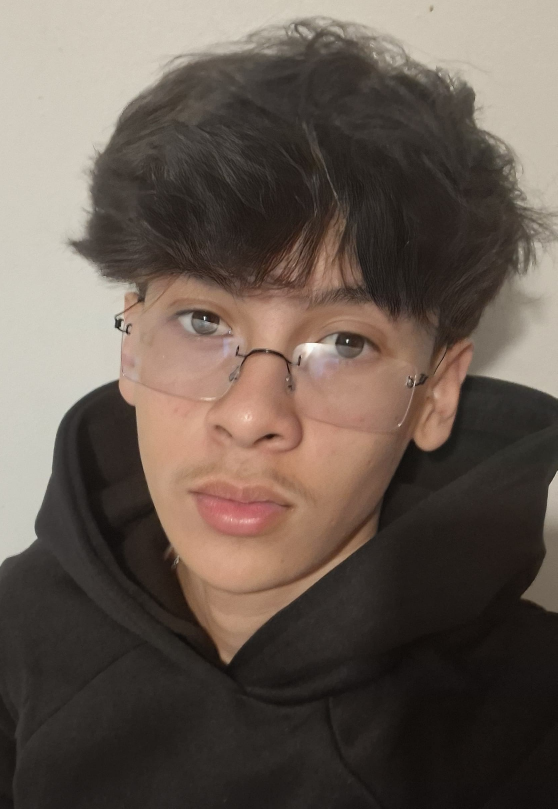
#> input picture assets/source/portrait.png, 1672 x 2426 px (shown at 1/3 size)
$ python build_profile.py
#> lines starting #> are read from the running program, lines starting #| are printed output that depends on the picture; after the words box and inside, x2 and y2 are one past the last pixel; in counts of white or black regions, pixels touching at a corner belong together
#!/usr/bin/env python3
"""Sample Juan's source photograph into ASCII and render self-contained SVGs."""
from __future__ import annotations
from pathlib import Path
from html import escape
import hashlib
import random
from PIL import Image, ImageOps, ImageEnhance, ImageFilter, ImageDraw, ImageFont, ImageChops

ROOT = Path(__file__).resolve().parents[1]
SOURCE = ROOT / 'assets/source/portrait.png'
FONT = "'Liberation Mono', 'DejaVu Sans Mono', Consolas, 'Courier New', monospace"
COLORS = {'bg':'#0c111b','panel':'#101723','bar':'#141d2b','border':'#293547','text':'#e6edf3',
          'muted':'#8796ac','dim':'#53647c','blue':'#66aaff','cyan':'#68d9e9','orange':'#f4ae72'}
# Current source is the final photo, cropped at native resolution to 1672 x 2426.
# Original upload crop: (120, 70, 1792, 2496), preserving the complete hairstyle.
CROP = (0, 0, 1672, 2426)
SILHOUETTES = [
    [
        (200, 736), (232, 676), (251, 612), (245, 545), (270, 463), (308, 390),
        (370, 320), (443, 259), (520, 206), (615, 162), (722, 127), (790, 78),
        (883, 46), (960, 57), (1047, 84), (1120, 98), (1197, 131), (1305, 159),
        (1395, 201), (1450, 230), (1480, 284), (1520, 329), (1510, 381), (1560, 439),
        (1590, 522), (1580, 584), (1630, 640), (1656, 705), (1669, 750), (1634, 795),
        (1610, 865), (1564, 926), (1530, 955), (1480, 1033), (1420, 1064), (1402, 1093),
        (1421, 1125), (1480, 1136), (1570, 1150), (1672, 1190), (1672, 1510), (1640, 1630),
        (1587, 1717), (1650, 1760), (1672, 1850), (1672, 2426), (0, 2426), (0, 1665),
        (63, 1637), (108, 1593), (100, 1540), (123, 1441), (140, 1342), (170, 1250),
        (232, 1194), (310, 1152), (346, 1140), (352, 1074), (350, 1010), (344, 953),
        (348, 905), (372, 875), (385, 855), (340, 831), (292, 807), (247, 784),
    ]
]
COLS = 144
ADVANCE = 448 / COLS
LINE = 650 / 128
ROWS = round((CROP[3]-CROP[1])/(CROP[2]-CROP[0])*COLS*ADVANCE/LINE)
RAMP = ' .,:;!iIl1tfjr/\\|()[]{}<>+*rxnvuzXYUJCLQ0OZmwqpdbkhao#MW&8%B@$'


def calibrated_glyphs():
    candidates = [Path('/usr/share/fonts/liberation/LiberationMono-Regular.ttf'),
                  Path('C:/Windows/Fonts/consola.ttf'),
                  Path('/usr/share/fonts/truetype/dejavu/DejaVuSansMono.ttf')]
    font_path = next((p for p in candidates if p.is_file()), None)
    if font_path is None:
        raise SystemExit('Install Liberation Mono / DejaVu Sans Mono, or supply Consolas on Windows.')
    font = ImageFont.truetype(str(font_path), 24)
    values = []
    for char in dict.fromkeys(RAMP):
        tile = Image.new('L', (15, 30))
        ImageDraw.Draw(tile).text((0, 0), char, fill=255, font=font)
        values.append((sum(tile.tobytes())/(255*15*30), char))
    return sorted(values)

INFO = [
 ('Name', ['Juan Pablo Morais Stein']),
 ('Age', ['18 years old']),
 ('Location', ['Gaspar, Santa Catarina, Brazil']),
 ('Education', ['Computer Science Student at FURB']),
 ('OS', ['Omarchy / Arch Linux']),
 ('Editor', ['Visual Studio Code']),
 ('Focus', ['Web Development']),
 ('Programming Languages', ['Java']),
 ('Languages', ['Portuguese (Native)']),
]


def foreground_mask(source):
    rough=Image.new('L',source.size)
    for silhouette in SILHOUETTES:
        ImageDraw.Draw(rough).polygon(silhouette,fill=255)
    rough=rough.filter(ImageFilter.GaussianBlur(5))
    # Refine only the outer band: the wall is light and neutral, unlike dark
    # hair/hoodie and warm skin. The untouched core protects eyes and glasses.
    small=rough.resize((source.width//8,source.height//8),Image.Resampling.LANCZOS)
    core=small.filter(ImageFilter.MinFilter(21)).resize(source.size,Image.Resampling.BILINEAR)
    core=core.point(lambda value:255 if value>252 else 0)
    gray=ImageOps.grayscale(source)
    dark=gray.point(lambda value:max(0,min(255,round((180-value)*255/35))))
    red,green,blue=source.split()
    warmth=ImageChops.subtract(red,green).point(lambda value:max(0,min(255,round((value-10)*255/12))))
    gold=ImageChops.subtract(green,blue).point(lambda value:max(0,min(255,round((value-6)*255/10))))
    skin=ImageChops.darker(warmth,gold)
    edge=ImageChops.multiply(rough,ImageChops.lighter(dark,skin))
    return ImageChops.lighter(core,edge).filter(ImageFilter.GaussianBlur(1.2))


def portrait():
    source = Image.open(SOURCE).convert('RGB')
    mask = foreground_mask(source)
    cut = source.crop(CROP)
    matte = mask.crop(CROP).resize((COLS,ROWS),Image.Resampling.LANCZOS)
    gray = ImageOps.autocontrast(ImageOps.grayscale(cut),cutoff=(1,1))
    gray = ImageEnhance.Contrast(gray).enhance(1.22)
    gray = gray.filter(ImageFilter.UnsharpMask(radius=8, percent=130, threshold=3))
    tone = gray.resize((COLS,ROWS),Image.Resampling.LANCZOS)
    # The actual photo supplies the geometry and every tonal sample.
    chars, inks = [], []
    glyphs=calibrated_glyphs()
    for row in range(ROWS):
        text, colors = '', []
        for col in range(COLS):
            alpha = matte.getpixel((col,row))/255
            value = (tone.getpixel((col,row))/255)**.65
            if alpha < .4:
                text += ' ';colors.append(None);continue
            ink = (.14 + .86*value**.8)*glyphs[-1][0]
            char = min(glyphs,key=lambda item:abs(item[0]-ink))[1]
            text += char
            # Cool hair/shadows, warm face highlights: restrained terminal colors.
            stops = [(89,126,164),(116,169,195),(166,199,207),(217,207,188),(248,225,195)]
            bucket = min(4,int(value*5))
            rgb=stops[bucket]
            # Feather the real shoulder/neck outline instead of cutting a hard edge.
            strength=min(1,alpha/.95)
            rgb=tuple(round(bg+(fg-bg)*strength) for bg,fg in zip((13,20,31),rgb))
            colors.append('#%02x%02x%02x'%rgb)
        chars.append(text.rstrip());inks.append(colors)
    return chars,inks


def text(x,y,value,size=18,fill=None,weight=None,extra=''):
    return f'<text x="{x}" y="{y}" font-size="{size}" fill="{fill or COLORS["text"]}"'+(f' font-weight="{weight}"' if weight else '')+f' {extra}>{escape(value)}</text>'


def ascii_group(chars,inks,x,y,scale=1):
    elements=[f'<g aria-label="ASCII portrait converted from Juan’s own photograph" transform="translate({x} {y}) scale({scale})" font-size="5.185185" xml:space="preserve">']
    for row,line in enumerate(chars):
        spans=[];start=0
        while start < len(line):
            color=inks[row][start];end=start+1
            while end<len(line) and inks[row][end]==color:end+=1
            segment=line[start:end]
            if color and segment.strip():
                positions=' '.join(f'{index*ADVANCE:g}' for index in range(start,end))
                spans.append(f'<tspan x="{positions}" fill="{color}">{escape(segment)}</tspan>')
            start=end
        elements.append(f'<text y="{row*LINE:g}">'+''.join(spans)+'</text>')
    elements.append('</g>');return '\n'.join(elements)


def source_points(points):
    return ' '.join(f'{(x-CROP[0])/(CROP[2]-CROP[0])*448:.2f},{(y-CROP[1])/(CROP[3]-CROP[1])*ROWS*LINE:.2f}' for x,y in points)


def matrix_defs(width,height,mobile):
    # Fade the rain behind the information; keep the portrait and text in front.
    gradient = ('<linearGradient id="rain-strength" x1="0" y1="0" x2="0" y2="1">'
                '<stop offset="0" stop-color="white"/><stop offset="0.40" stop-color="white"/>'
                '<stop offset="0.45" stop-color="white" stop-opacity=".07"/>'
                '<stop offset="1" stop-color="white" stop-opacity=".07"/></linearGradient>') if mobile else (
                '<linearGradient id="rain-strength"><stop offset="0" stop-color="white"/>'
                '<stop offset=".41" stop-color="white"/><stop offset=".45" stop-color="white" stop-opacity=".07"/>'
                '<stop offset="1" stop-color="white" stop-opacity=".07"/></linearGradient>')
    result = [gradient,
       f'<clipPath id="rain-bounds"><rect x="18" y="137" width="{width-36}" height="{height-208}" rx="8"/></clipPath>',
       f'<mask id="rain-mask" maskUnits="userSpaceOnUse" x="0" y="0" width="{width}" height="{height}"><rect width="{width}" height="{height}" fill="url(#rain-strength)"/></mask>']
    return ''.join(result)


def binary_stream(x,y,step,count,rng,animated=False,distance=0,duration=12,opacity=.4,size=12):
    digits=''.join(rng.choice('01') for _ in range(count))
    spans=''.join(f'<tspan x="{x:g}" y="{y+i*step:g}" fill="{("#99ffbf" if i==count-1 else "#31d971")}" opacity="{.22+.78*(i/(count-1))**1.8:.2f}">{digit}</tspan>' for i,digit in enumerate(digits))
    animation=(f'<animateTransform attributeName="transform" type="translate" from="0 {-count*step-40:g}" '
               f'to="0 {distance:g}" dur="{duration:g}s" begin="{-rng.uniform(0,duration):.2f}s" repeatCount="indefinite"/>') if animated else ''
    return f'<g opacity="{opacity}" font-size="{size}">{animation}<text>{spans}</text></g>'


def matrix_background(width,height,mobile):
    rng=random.Random(7319)
    output=['<g id="matrix-rain" aria-label="Subtle falling green binary digits" clip-path="url(#rain-bounds)" mask="url(#rain-mask)">']
    for animated,klass in [(True,'rain-motion'),(False,'rain-still')]:
        output.append(f'<g class="{klass}">')
        # Deliberately sparse so this reads as a terminal rather than a wallpaper.
        for x in range(31,width-22,26):
            count=rng.randrange(12,25)
            y=0 if animated else rng.randrange(160,height-260)
            output.append(binary_stream(x,y,19,count,rng,animated,height-130,
                rng.randrange(14,25),rng.uniform(.42,.68),14))
        output.append('</g>')
    output.append('</g>');return ''.join(output)


def portrait_knockout(x,y,inks):
    # Follow the refined ASCII silhouette, not the former coarse polygon.
    paths=[]
    for row,colors in enumerate(inks):
        col=0
        while col<len(colors):
            if colors[col] is None:
                col+=1;continue
            start=col
            while col<len(colors) and colors[col] is not None:col+=1
            left=start*ADVANCE;top=row*LINE-4.5;width=(col-start)*ADVANCE
            paths.append(f'M{left:g},{top:g}h{width:g}v{LINE+.1:g}h{-width:g}Z')
    return f'<g transform="translate({x} {y})"><path d="{" ".join(paths)}" fill="#0d1420"/></g>'


def header(width):
    return f'''<rect x="1" y="1" width="{width-2}" height="64" rx="17" fill="{COLORS['bar']}"/>
<path d="M1 48H{width-1}V65H1Z" fill="{COLORS['bar']}"/>
<path d="M1 65H{width-1}" stroke="{COLORS['border']}"/>
<circle cx="29" cy="32" r="5" fill="#ed8b8b"/>
<circle cx="49" cy="32" r="5" fill="#e9bd76"/>
<circle cx="69" cy="32" r="5" fill="#8dbb9f"/>
{text(width/2,38,'juan — ~',15,COLORS['muted'],extra='text-anchor="middle"')}
{text(width-28,38,'UTF-8',12,COLORS['dim'],extra='text-anchor="end"')}'''


def svg(chars,inks,mobile=False):
    width,height=(720,1887) if mobile else (1240,900)
    out=[f'''<svg xmlns="http://www.w3.org/2000/svg" width="{width}" height="{height}" viewBox="0 0 {width} {height}" role="img" aria-labelledby="title desc">
<title id="title">Juan Pablo Morais Stein — terminal profile</title>
<desc id="desc">Neofetch-inspired profile. ASCII portrait sampled from Juan's photograph, including his hairstyle, clear glasses and black hoodie. Juan is 18 years old, from Gaspar, Santa Catarina, Brazil; a Computer Science Student at FURB focused on Web Development with Java. OS: Omarchy / Arch Linux. Editor: Visual Studio Code. Languages: Portuguese (Native). Instagram: @juan_stein. Email: juanpablomoraisstein@gmail.com.</desc>
<defs><linearGradient id="surface" x2="0" y2="1"><stop stop-color="#101825"/><stop offset="1" stop-color="#0b1019"/></linearGradient>{matrix_defs(width,height,mobile)}</defs>
<style>.rain-still {{ display:none }} @media (prefers-reduced-motion: reduce) {{ .rain-motion {{ display:none }} .rain-still {{ display:inline }} }}</style>
<rect x="1" y="1" width="{width-2}" height="{height-2}" rx="17" fill="url(#surface)" stroke="{COLORS['border']}" stroke-width="2"/>
<g font-family="{FONT}">
{header(width)}''']
    out += [text(32 if mobile else 42,108,'juan@arch',19,COLORS['cyan'],weight=700),
            text(145 if mobile else 155,108,'~',19,COLORS['orange']),
            text(171 if mobile else 181,108,'$ neofetch',19,COLORS['text'])]
    if mobile:
        out.append(matrix_background(width,height,True))
        out.append(portrait_knockout(136,156,inks))
        out.append(ascii_group(chars,inks,136,156,1.0))
        out.append(f'<path d="M36 824H684" stroke="{COLORS["border"]}"/>')
        x,y=36,878
        out += [text(x,y,'juan@github',30,COLORS['cyan'],700),text(x,y+28,'-----------',25,COLORS['muted'])]
        cursor=y+70
        for label,values in INFO:
            out.append(text(x,cursor,label+':',21,COLORS['blue'],700))
            out.append(text(x,cursor+32,values[0],24))
            cursor+=77
        out += [text(x,cursor+13,'Contact',25,COLORS['orange'],700),text(x,cursor+52,'Instagram:',21,COLORS['blue'],700),text(x+164,cursor+52,'@juan_stein',24),text(x,cursor+90,'Email:',21,COLORS['blue'],700),text(x,cursor+122,'juanpablomoraisstein@gmail.com',24)]
        bottom=cursor+174
        # Derive the height from the content to keep the mobile layout compact.
        height=bottom+72
        out[0]=out[0].replace('height="1780"','height="'+str(height)+'"').replace('0 0 720 1780','0 0 720 '+str(height)).replace('height="1778"','height="'+str(height-2)+'"')
        out.append(text(x,bottom,'$ _',22,COLORS['cyan']))
    else:
        out.append(matrix_background(width,height,False))
        out.append(portrait_knockout(44,176,inks))
        out.append(ascii_group(chars,inks,44,176,1.0))
        out.append(f'<path d="M530 163V811" stroke="{COLORS["border"]}"/>')
        x,y=570,179
        out += [text(x,y,'juan@github',27,COLORS['cyan'],700),text(x,y+28,'-----------',22,COLORS['muted'])]
        cursor=y+81
        for label,values in INFO:
            if label=='Programming Languages':
                out.append(text(x,cursor,label+':',21,COLORS['blue'],700));out.append(text(x+315,cursor,values[0],21))
            else:
                out.append(text(x,cursor,label+':',21,COLORS['blue'],700));out.append(text(x+143,cursor,values[0],21))
            cursor+=43
        out += [text(x,cursor+19,'Contact',21,COLORS['orange'],700),
                text(x,cursor+60,'Instagram:',21,COLORS['blue'],700),text(x+143,cursor+60,'@juan_stein',21),
                text(x,cursor+99,'Email:',21,COLORS['blue'],700),text(x+143,cursor+99,'juanpablomoraisstein@gmail.com',21)]
        out.append(text(44,857,'$ _',19,COLORS['cyan']))
        out.append(text(width-40,857,'OMARCHY / ARCH LINUX',12,COLORS['dim'],extra='text-anchor="end"'))
    out.append('</g></svg>');return '\n'.join(out)


def main():
    chars,inks=portrait()
#> in portrait, source is the input picture: PIL image 1672x2426 RGB; mean R, G, B 102.6, 90.2, 81.1
#> in foreground_mask, `rough=Image.new('L',source.size)`: rough: PIL image 1672x2426 L; every value is 0
#> after the loop in foreground_mask, `for silhouette in SILHOUETTES:`:
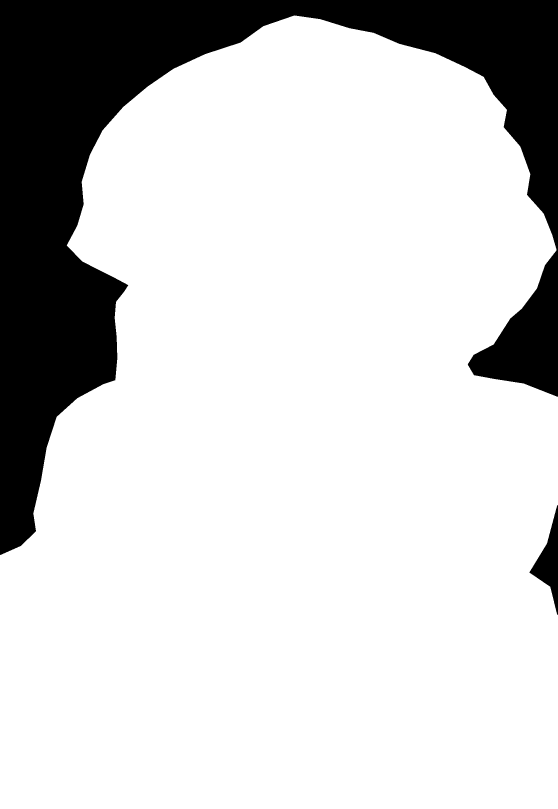
#> rough: PIL image 1672x2426 L (shown at 1/3 size); 81.2% white; 2 black regions, box (x1, y1, x2, y2) and area: (0, 0, 1672, 1665) 752758, (1588, 1516, 1672, 1844) 9964
#> in foreground_mask, `core=core.point(lambda value:255 if value>252 else 0)`: core: PIL image 1672x2426 L; 68% white; 2 black regions, box (x1, y1, x2, y2) and area: (0, 0, 1672, 1757) 1228010, (1499, 1425, 1672, 1933) 70795
#> in foreground_mask, `red,green,blue=source.split()`:
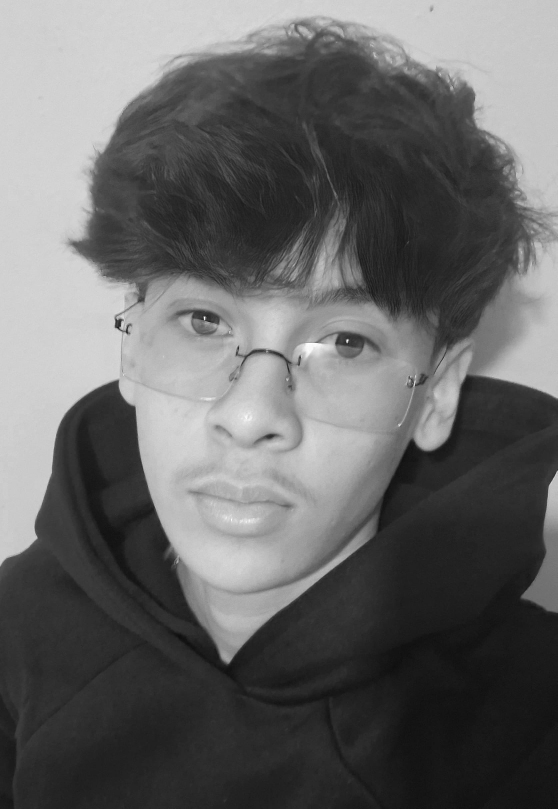
#> red: PIL image 1672x2426 L (shown at 1/3 size); min 7, max 255, mean 102.6
#> in foreground_mask, `red,green,blue=source.split()`:
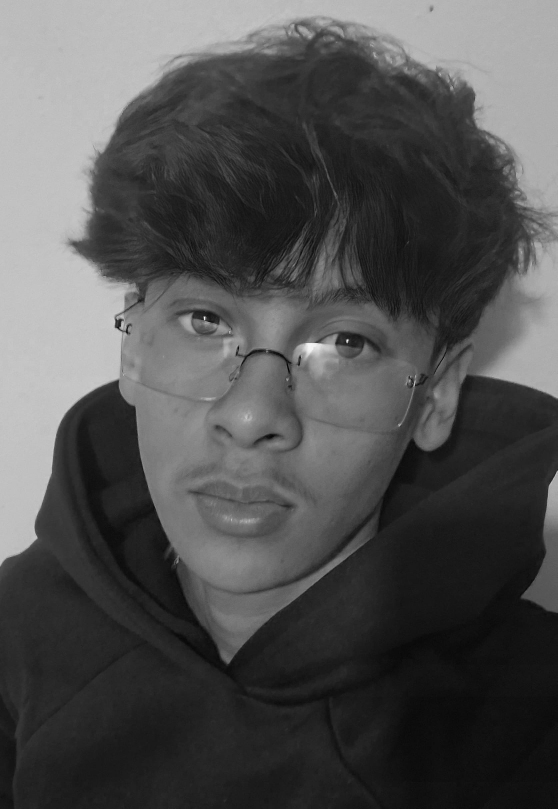
#> blue: PIL image 1672x2426 L (shown at 1/3 size); min 0, max 253, mean 81.1
#> in foreground_mask, `skin=ImageChops.darker(warmth,gold)`:
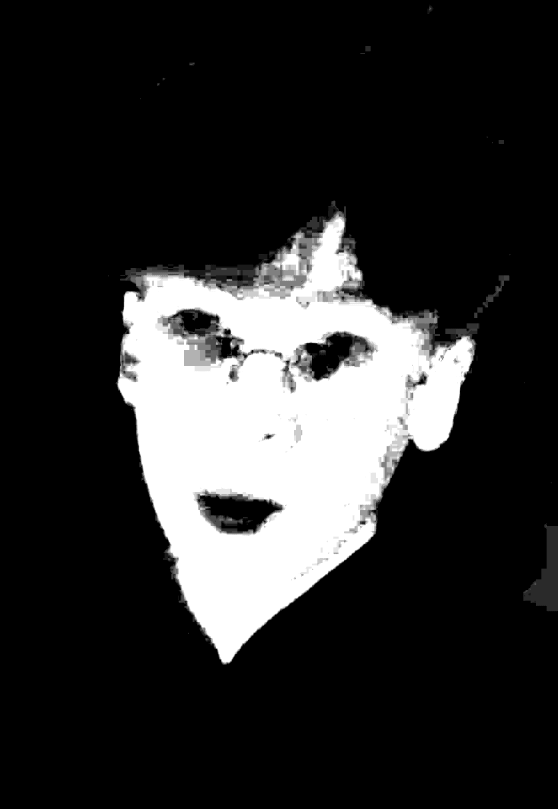
#> skin: PIL image 1672x2426 L (shown at 1/3 size); min 0, max 255, mean 46.1
#> in portrait, `matte = mask.crop(CROP).resize((COLS,ROWS),Image.Resampling.LANCZOS)`:
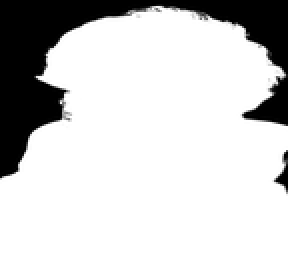
#> matte: PIL image 144x128 L (shown 2 times larger); min 0, max 255, mean 202.4
#> in portrait, `gray = gray.filter(ImageFilter.UnsharpMask(radius=8, percent=130, thre..`:
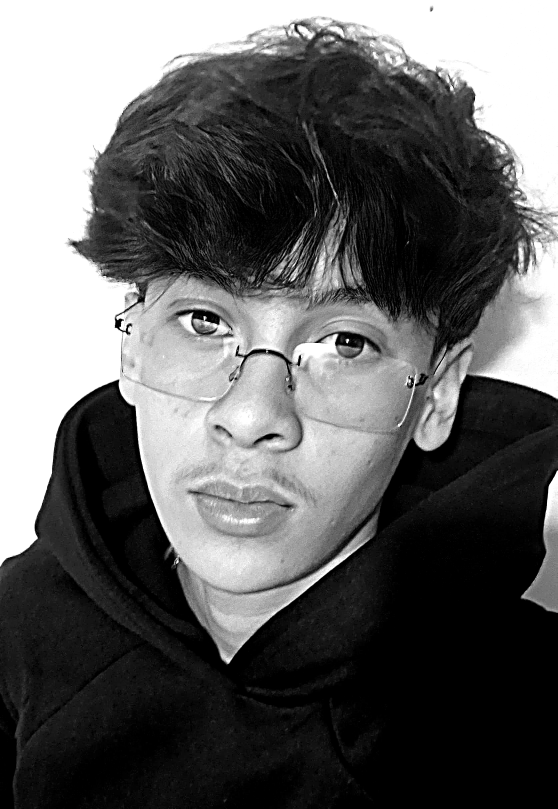
#> gray: PIL image 1672x2426 L (shown at 1/3 size); min 0, max 255, mean 98.8
#> in portrait, `tone = gray.resize((COLS,ROWS),Image.Resampling.LANCZOS)`:
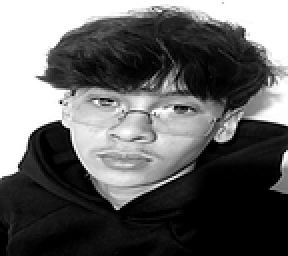
#> tone: PIL image 144x128 L (shown 2 times larger); min 0, max 255, mean 98.8
#> after the loop in calibrated_glyphs, `for char in dict.fromkeys(RAMP):`: values = 61 items, first 6: (0, ' '), (0.0263, '.'), (0.0402, ','), (0.0526, ':'), (0.0665, ';'), (0.077, '!')
#> in portrait, `glyphs=calibrated_glyphs()`: glyphs = 61 items, first 6: (0, ' '), (0.0263, '.'), (0.0402, ','), (0.0526, ':'), (0.0665, ';'), (0.0764, '*')
#> after the loop in portrait, `for row in range(ROWS):`: chars = 128 items
#> chars = 128 items; inks = 128 items
    (ROOT/'assets/portrait.txt').write_text('\n'.join(chars)+'\n',encoding='utf-8')
    (ROOT/'assets/terminal-desktop.svg').write_text(svg(chars,inks),encoding='utf-8')
#> the loop in portrait_knockout, `for row,colors in enumerate(inks):` made 128 passes
#> after the loop in portrait_knockout, `for row,colors in enumerate(inks):`: paths = 132 items
#> the loop in ascii_group, `for row,line in enumerate(chars):` made 128 passes
#> after the loop in ascii_group, `for row,line in enumerate(chars):`: elements = 129 items
#> after the loop in svg, `for label,values in INFO:`: cursor = 647; out = 28 items
    (ROOT/'assets/terminal-mobile.svg').write_text(svg(chars,inks,True),encoding='utf-8')
#> the loop in portrait_knockout (call 2), `for row,colors in enumerate(inks):` made 128 passes
#> the loop in ascii_group (call 2), `for row,line in enumerate(chars):` made 128 passes
    print(f'Built {COLS} × {ROWS} ASCII from {SOURCE.name}; photo SHA-256 {hashlib.sha256(SOURCE.read_bytes()).hexdigest()}')

if __name__=='__main__':main()
